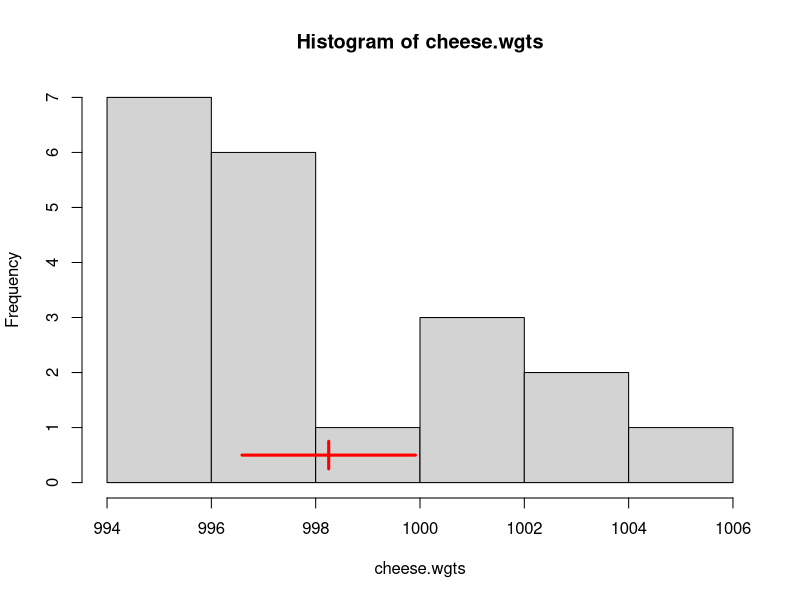
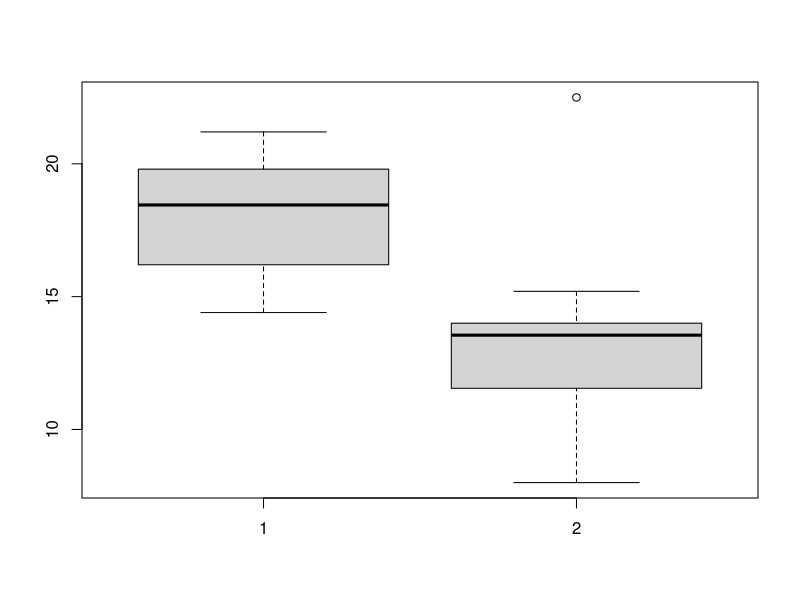
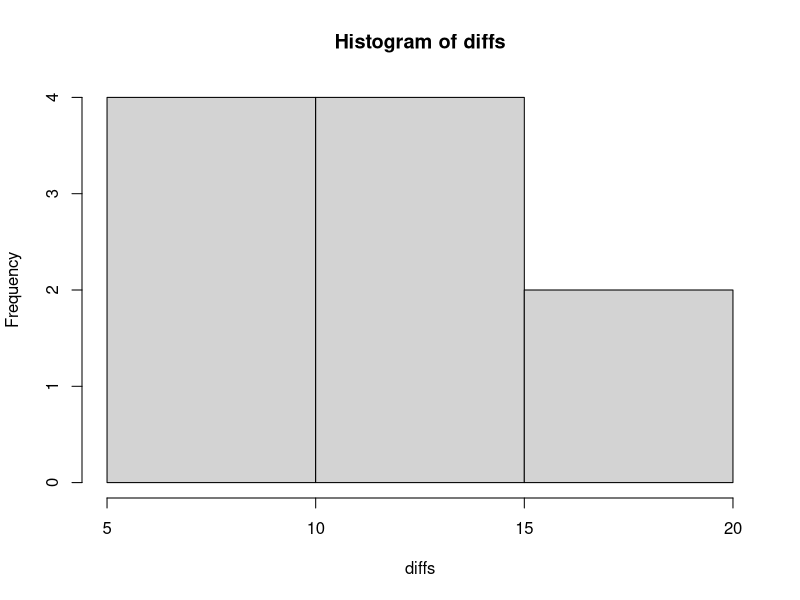
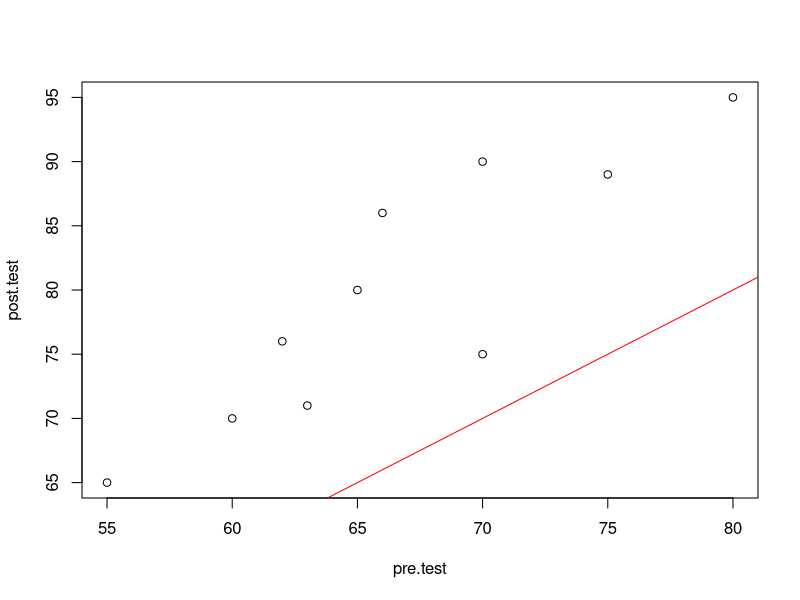

The R source for these figures, in order:
## ---- chunk 1
knitr::opts_chunk$set(echo = TRUE)
## ---- chunk 2
# Define a variable to contain the list of cheese block weights
cheese.wgts = c(994, 997, 999, 1003, 994, 998, 1001, 998, 996, 1002, 1004, 995, 994, 995, 998, 1001, 995, 1006, 997, 998)
# Visualate the weights (always plot your data!)
hist (cheese.wgts)
# calculate the t-test results. The t.test function also produces a confidence interval
t.test (cheese.wgts, mu=1000)
# plot the confidence interval on the histogram
ch.mean = mean (cheese.wgts)
ttest1 = t.test (cheese.wgts, mu=1000)
lines (ttest1$conf.int[1:2], c(0.5, 0.5), col='red', lwd=3)
lines (c(ch.mean, ch.mean), c(0.25, 0.75), col='red', lwd=3)
## ---- chunk 3
# Define a variable for each group
times.A = c(17.5, 21.2, 20.3, 14.4, 15.2, 19.3, 21.2, 19.1, 18.1, 14.6, 17.2, 18.8)
times.B = c(13.4, 9.9, 13.5, 11.3, 22.5, 14.3, 13.6, 15.2, 13.7, 8, 13.6, 11.8)
# visualize the data
boxplot (times.A, times.B)
# calculate the t-test and confidence interval
t.test (times.A, times.B, var.equal=T)
## ---- chunk 4
data.frame (student= 1:10,
            pre.test= c(50, 53, 55, 60, 62, 65, 66, 70, 75, 80),
            post.test= c(70, 71, 65, 75, 80, 81, 86, 90, 89, 95))
## ---- chunk 5
pre.test = c(60, 63, 55, 70, 62, 65, 66, 70, 75, 80)
post.test = c(70, 71, 65, 75, 76, 80, 86, 90, 89, 95)
diffs = post.test - pre.test
hist (diffs)
# The paired t-test can be calculated two different ways
t.test (diffs)
t.test (post.test, pre.test, paired = T)
# Scatterplot of post- vs pre-treatment
plot (pre.test, post.test)
# Put a "Y=X" line on the plot - this is the line of "no difference" between pre and post
abline (0, 1,col='red')
